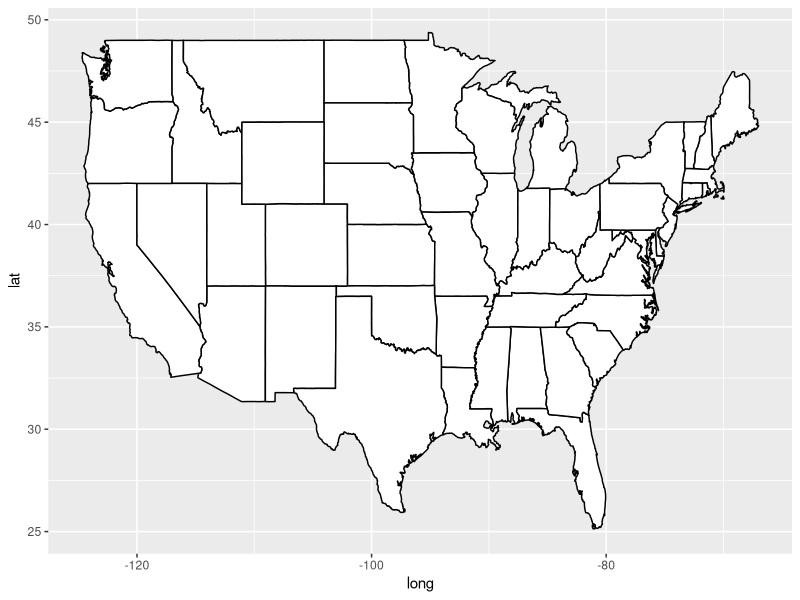
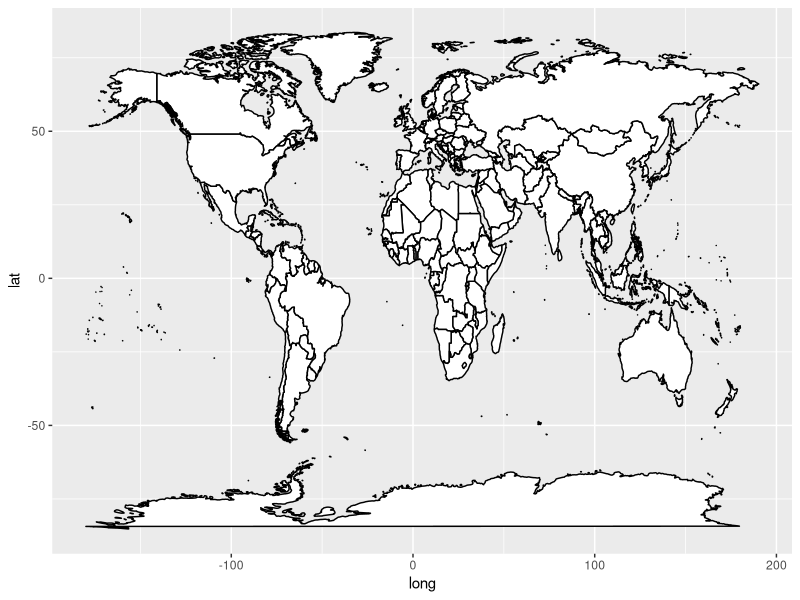
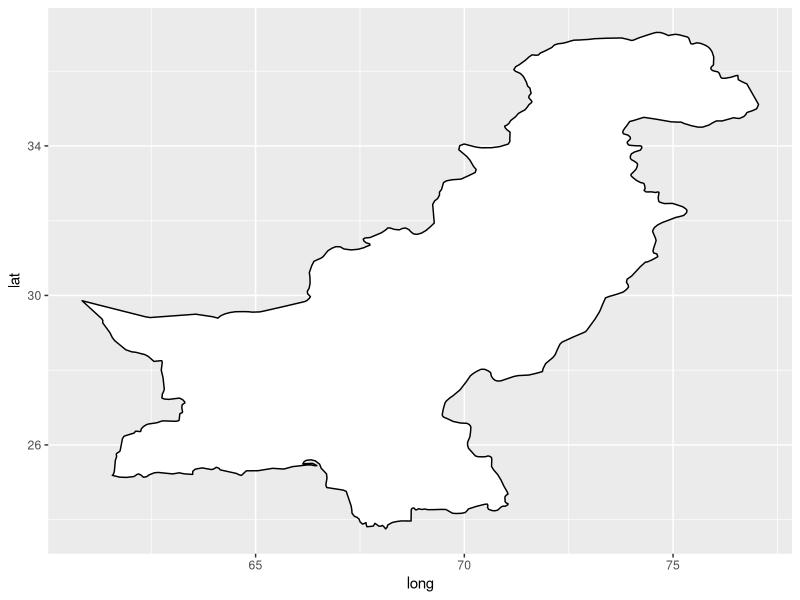
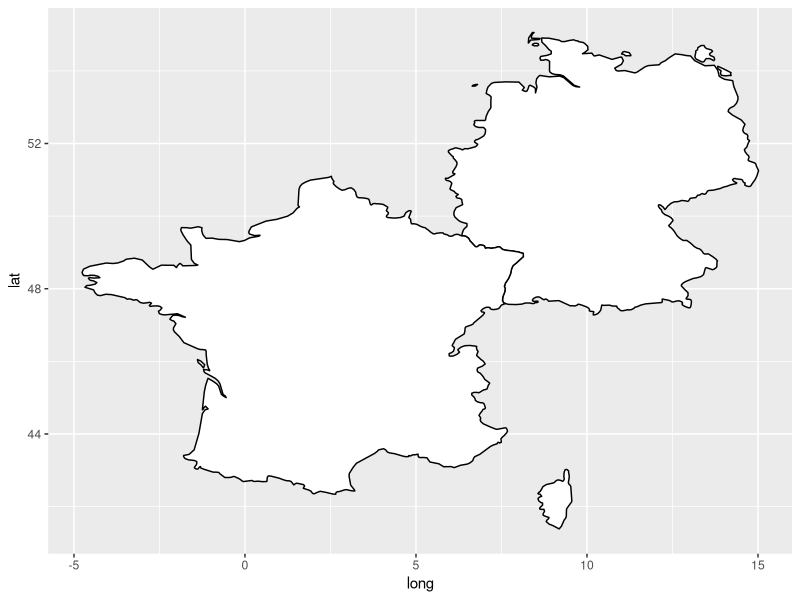
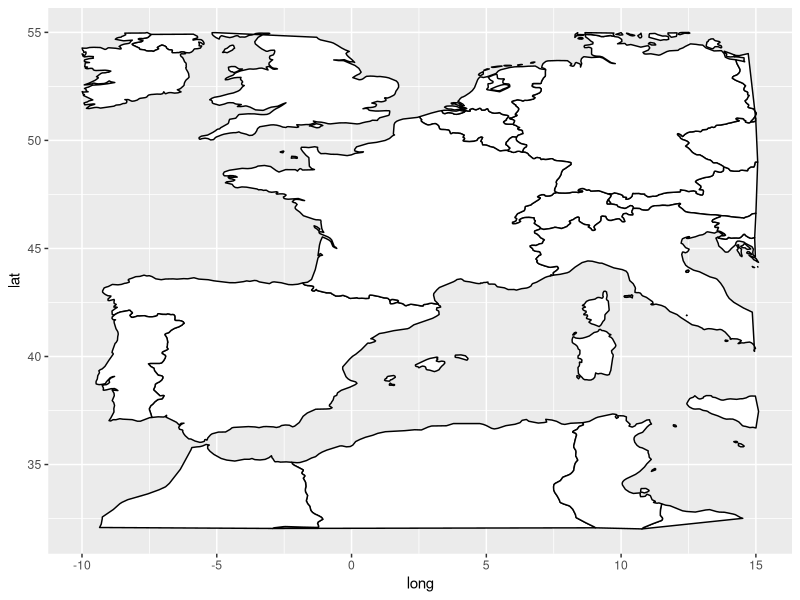

Recreate these plots in R, in order.

library(tidyverse)
library(maps)
?map_data

#US STATES
us_states = map_data("state")

ggplot(us_states, aes(x=long, y= lat, group = group ))+
  geom_polygon(color = "black", fill="white")

#WORLD MAP
my_world_map = map_data("world")

ggplot(my_world_map, aes(x=long, y= lat, group = group ))+
  geom_polygon(color = "black", fill="white")

#SELECT COUNTRIES BY COUNTRY NAME
pakistan = filter(my_world_map, region == "Pakistan")

ggplot(pakistan, aes(x=long, y= lat, group = group ))+
  geom_polygon(color = "black", fill="white")

#SELECT EXACT REGION BY COUNTRY NAMES - BEST TO USE CONTIGUOUS COUNTRIES
fr_grm = filter(my_world_map, region =="France" | region =="Germany")

ggplot(fr_grm, aes(x=long, y= lat, group = group ))+
  geom_polygon(color = "black", fill="white")

#SELECT GENERAL REGION BY LAT AND LONG
a_region = filter(my_world_map, long >-10 & long <15.1 & lat>32 & lat <55)

ggplot(a_region, aes(x=long, y= lat, group = group ))+
  geom_polygon(color = "black", fill="white")
